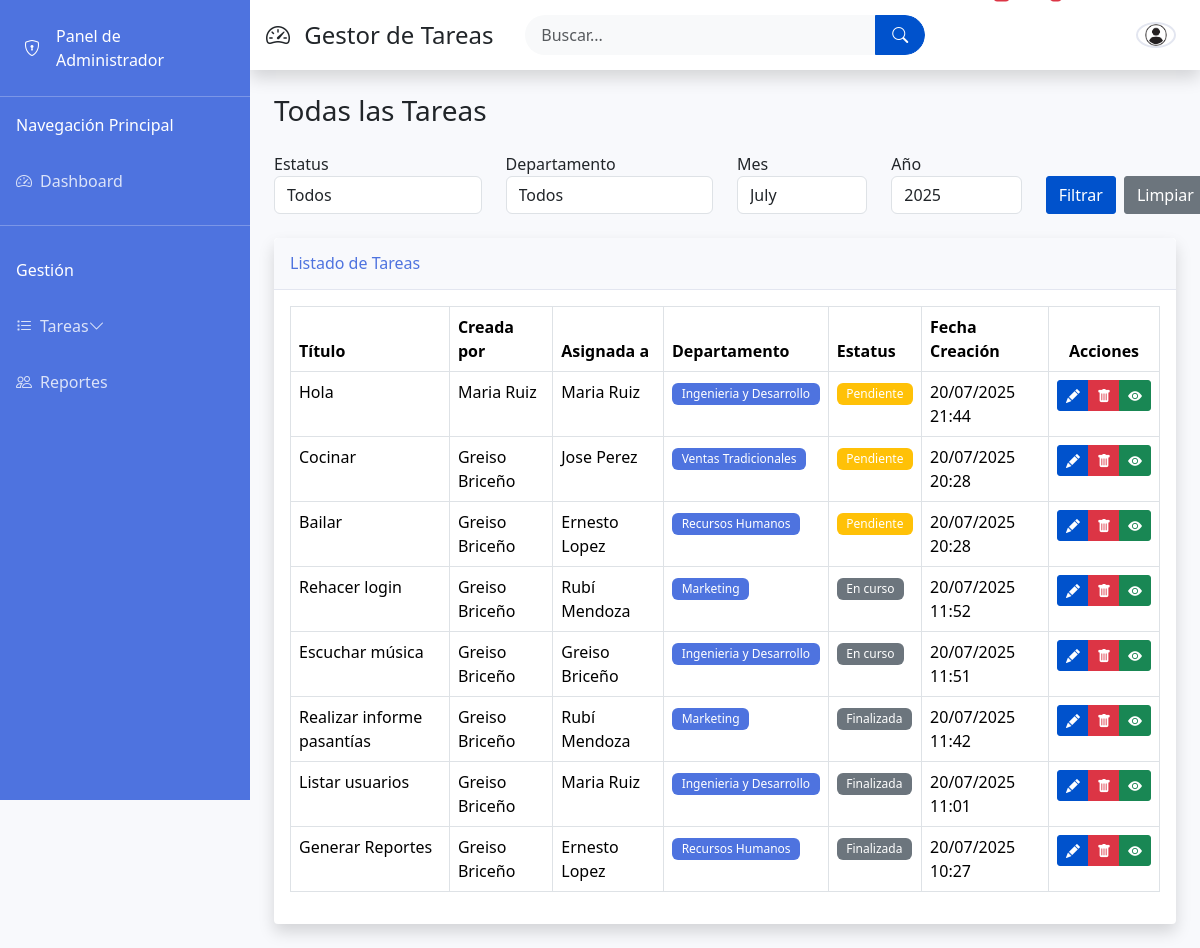
Page /todas.php on the earlier database version.
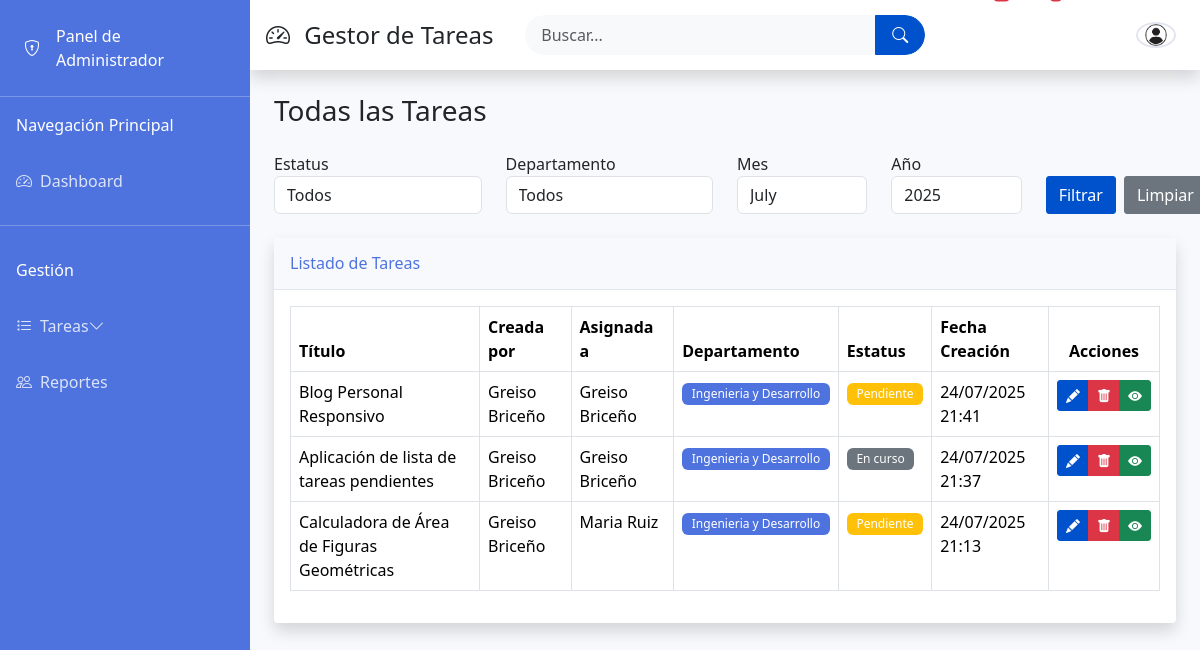
Same page on the later database version.
### tables this page shows
CREATE TABLE `tareas` (
  `id_tarea` int(11) NOT NULL,
  `id_usuario` int(11) NOT NULL,
  `id_usuario_asignado` int(11) NOT NULL,
  `titulo` varchar(255) NOT NULL,
  `categoria` text NOT NULL,
  `descripcion` text,
  `herramientas` text,
  `id_estatus` int(11) NOT NULL,
  `fecha_creacion` datetime DEFAULT CURRENT_TIMESTAMP,
  `fecha_actualizacion` datetime DEFAULT NULL ON UPDATE CURRENT_TIMESTAMP,
  `fecha_finalizacion` datetime DEFAULT NULL,
  `prioridad` varchar(255) NOT NULL
);

CREATE TABLE `usuarios` (
  `id_usuario` int(11) NOT NULL,
  `nombre` varchar(100) NOT NULL,
  `usuario` varchar(50) NOT NULL,
  `contraseña` varchar(255) NOT NULL,
  `email` varchar(255) NOT NULL,
  `telefono` int(11) NOT NULL,
  `id_departamento` int(11) DEFAULT NULL,
  `id_cargo` int(11) DEFAULT NULL,
  `id_rol` int(11) DEFAULT NULL,
  `fecha_registro` datetime DEFAULT CURRENT_TIMESTAMP
);

CREATE TABLE `departamentos` (
  `id_departamento` int(11) NOT NULL,
  `nombre` varchar(100) NOT NULL
);

CREATE TABLE `estatus` (
  `id_estatus` int(11) NOT NULL,
  `nombre` varchar(50) NOT NULL
);

### todas.php (the view, shortened to what the changed rows need)
<?php
require_once 'config.php';
include 'header.php';
$query = "SELECT
            t.*,
            uc.nombre AS creador_nombre,
            ua.nombre AS asignado_nombre,
            d.nombre AS departamento_nombre,
            e.nombre AS estatus
          FROM tareas t
          JOIN usuarios uc ON t.id_usuario = uc.id_usuario
          JOIN usuarios ua ON t.id_usuario_asignado = ua.id_usuario
          JOIN departamentos d ON ua.id_departamento = d.id_departamento
          JOIN estatus e ON t.id_estatus = e.id_estatus
          WHERE 1=1";
$query .= " ORDER BY t.fecha_creacion DESC";
$tareas = [];
$stmt = $conexion->prepare($query);
if (!$stmt->execute()) {
    die("Error al ejecutar la consulta: " . $stmt->error);
}
$result = $stmt->get_result();
if ($result) {
    $tareas = $result->fetch_all(MYSQLI_ASSOC);
}
?>
<div class="container-fluid">
    <h1 class="h3 mb-4 text-gray-800">Todas las Tareas</h1>
    <div class="card shadow mb-4">
    <div class="card-body">
        <div class="table-responsive">
            <table class="table table-bordered" id="dataTable" width="100%" cellspacing="0">
                <thead>
                    <tr>
                        <th>Título</th>
                        <th>Creada por</th>
                        <th>Asignada a</th>
                        <th>Departamento</th>
                        <th>Estatus</th>
                        <th>Fecha Creación</th>
                        <th class="text-center">Acciones</th>
                    </tr>
                </thead>
                <tbody>
                    <?php foreach($tareas as $tarea): ?>
                    <tr>
                        <td><?= htmlspecialchars($tarea['titulo']) ?></td>
                        <td>
                            <div class="d-flex align-items-center">
                                <div>
                                    <div><?= htmlspecialchars($tarea['creador_nombre']) ?></div>
                                </div>
                            </div>
                        </td>
                        <td>
                            <div class="d-flex align-items-center">
                                <div>
                                    <div><?= htmlspecialchars($tarea['asignado_nombre']) ?></div>
                                </div>
                            </div>
                        </td>
                        <td>
                            <span class="badge bg-primary">
                                <?= htmlspecialchars($tarea['departamento_nombre']) ?>
                            </span>
                        </td>
                        <td>
                            <span class="badge bg-<?=
                                $tarea['estatus'] == 'Completado' ? 'success' :
                                ($tarea['estatus'] == 'Pendiente' ? 'warning' :
                                ($tarea['estatus'] == 'En Progreso' ? 'info' : 'secondary'))
                            ?>">
                                <?= $tarea['estatus'] ?>
                            </span>
                        </td>
                        <td><?= date('d/m/Y H:i', strtotime($tarea['fecha_creacion'])) ?></td>
                        <td>
                        <div class="btn-group" role="group" aria-label="Acciones tarea">
                                <button type="button"
                                        class="btn btn-primary btn-sm"
                                        data-bs-toggle="modal"
                                        data-bs-target="#editarTareaModal"
                                        data-id="<?= $tarea['id_tarea'] ?>"
                                        title="Editar tarea">
                                    <i class="bi bi-pencil-fill"></i>
                                </button>
                                <button type="button"
                                        class="btn btn-danger btn-sm"
                                        data-bs-toggle="modal"
                                        data-bs-target="#eliminarTareaModal"
                                        data-id="<?= $tarea['id_tarea'] ?>"
                                        data-titulo="<?= htmlspecialchars($tarea['titulo']) ?>"
                                        title="Eliminar tarea">
                                    <i class="bi bi-trash-fill"></i>
                                </button>
                                <a href="ver.php?id=<?= $tarea['id_tarea'] ?>"
                                class="btn btn-success btn-sm"
                                title="Ver detalles"
                                data-bs-toggle="tooltip">
                                    <i class="bi bi-eye-fill"></i>
                                </a>
                            </div>
                        </td>
                    </tr>
                    <?php endforeach; ?>
                </tbody>
            </table>
        </div>
    </div>
</div>
</div>
<?php include 'footer.php'; ?>

Differences in the rows shown:
removed tareas: titulo "Hola", id_usuario.nombre "Maria Ruiz", departamentos.nombre "Ingenieria y Desarrollo", id_estatus.nombre "Pendiente", fecha_creacion "20/07/2025 21:44"
removed tareas: titulo "Cocinar", id_usuario.nombre "Greiso Briceño", id_usuario_asignado.nombre "Jose Perez", departamentos.nombre "Ventas Tradicionales", id_estatus.nombre "Pendiente", fecha_creacion "20/07/2025 20:28"
removed tareas: titulo "Bailar", id_usuario.nombre "Greiso Briceño", id_usuario_asignado.nombre "Ernesto Lopez", departamentos.nombre "Recursos Humanos", id_estatus.nombre "Pendiente", fecha_creacion "20/07/2025 20:28"
removed tareas: titulo "Rehacer login", id_usuario.nombre "Greiso Briceño", id_usuario_asignado.nombre "Rubí Mendoza", departamentos.nombre "Marketing", id_estatus.nombre "En curso", fecha_creacion "20/07/2025 11:52"
removed tareas: titulo "Escuchar música", id_usuario.nombre "Greiso Briceño", departamentos.nombre "Ingenieria y Desarrollo", id_estatus.nombre "En curso", fecha_creacion "20/07/2025 11:51"
removed tareas: titulo "Realizar informe pasantías", id_usuario.nombre "Greiso Briceño", id_usuario_asignado.nombre "Rubí Mendoza", departamentos.nombre "Marketing", id_estatus.nombre "Finalizada", fecha_creacion "20/07/2025 11:42"
removed tareas: titulo "Listar usuarios", id_usuario.nombre "Greiso Briceño", id_usuario_asignado.nombre "Maria Ruiz", departamentos.nombre "Ingenieria y Desarrollo", id_estatus.nombre "Finalizada", fecha_creacion "20/07/2025 11:01"
removed tareas: titulo "Generar Reportes", id_usuario.nombre "Greiso Briceño", id_usuario_asignado.nombre "Ernesto Lopez", departamentos.nombre "Recursos Humanos", id_estatus.nombre "Finalizada", fecha_creacion "20/07/2025 10:27"
added tareas: titulo "Blog Personal Responsivo", id_usuario.nombre "Greiso Briceño", departamentos.nombre "Ingenieria y Desarrollo", id_estatus.nombre "Pendiente", fecha_creacion "24/07/2025 21:41"
added tareas: titulo "Aplicación de lista de tareas pendientes", id_usuario.nombre "Greiso Briceño", departamentos.nombre "Ingenieria y Desarrollo", id_estatus.nombre "En curso", fecha_creacion "24/07/2025 21:37"
added tareas: titulo "Calculadora de Área de Figuras Geométricas", id_usuario.nombre "Greiso Briceño", id_usuario_asignado.nombre "Maria Ruiz", departamentos.nombre "Ingenieria y Desarrollo", id_estatus.nombre "Pendiente", fecha_creacion "24/07/2025 21:13"
